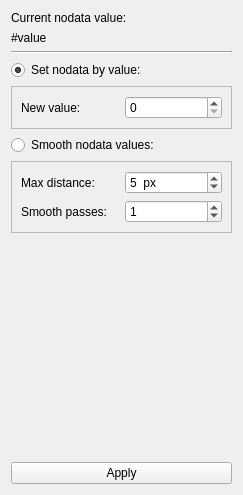
<?xml version="1.0" encoding="UTF-8"?>
<ui version="4.0">
 <class>NoDataWidget</class>
 <widget class="QWidget" name="NoDataWidget">
  <property name="geometry">
   <rect>
    <x>0</x>
    <y>0</y>
    <width>243</width>
    <height>495</height>
   </rect>
  </property>
  <property name="windowTitle">
   <string>Form</string>
  </property>
  <layout class="QVBoxLayout" name="verticalLayout">
   <item>
    <widget class="QLabel" name="label_6">
     <property name="text">
      <string>Current nodata value: </string>
     </property>
    </widget>
   </item>
   <item>
    <widget class="QLabel" name="currentNodataLabel">
     <property name="text">
      <string>#value</string>
     </property>
    </widget>
   </item>
   <item>
    <widget class="Line" name="line">
     <property name="orientation">
      <enum>Qt::Horizontal</enum>
     </property>
    </widget>
   </item>
   <item>
    <widget class="QRadioButton" name="byvalueRadioButton">
     <property name="text">
      <string>Set nodata by value:</string>
     </property>
     <property name="checked">
      <bool>true</bool>
     </property>
    </widget>
   </item>
   <item>
    <widget class="QFrame" name="frame">
     <property name="frameShape">
      <enum>QFrame::StyledPanel</enum>
     </property>
     <property name="frameShadow">
      <enum>QFrame::Raised</enum>
     </property>
     <layout class="QGridLayout" name="gridLayout_2">
      <item row="0" column="0">
       <widget class="QLabel" name="label_2">
        <property name="text">
         <string>New value:</string>
        </property>
       </widget>
      </item>
      <item row="0" column="1">
       <widget class="QSpinBox" name="newNodataSpinBox"/>
      </item>
     </layout>
    </widget>
   </item>
   <item>
    <widget class="QRadioButton" name="smoothRadioButton">
     <property name="text">
      <string>Smooth nodata values:</string>
     </property>
    </widget>
   </item>
   <item>
    <widget class="QFrame" name="frame_3">
     <property name="frameShape">
      <enum>QFrame::StyledPanel</enum>
     </property>
     <property name="frameShadow">
      <enum>QFrame::Raised</enum>
     </property>
     <layout class="QGridLayout" name="gridLayout">
      <item row="0" column="0">
       <widget class="QLabel" name="label_4">
        <property name="text">
         <string>Max distance:</string>
        </property>
       </widget>
      </item>
      <item row="0" column="1">
       <widget class="QSpinBox" name="maxDistanceSpinBox">
        <property name="suffix">
         <string>  px</string>
        </property>
        <property name="minimum">
         <number>1</number>
        </property>
        <property name="maximum">
         <number>200</number>
        </property>
        <property name="value">
         <number>5</number>
        </property>
       </widget>
      </item>
      <item row="1" column="0">
       <widget class="QLabel" name="label_5">
        <property name="text">
         <string>Smooth passes:</string>
        </property>
       </widget>
      </item>
      <item row="1" column="1">
       <widget class="QSpinBox" name="winLenghtSpinBox">
        <property name="suffix">
         <string/>
        </property>
        <property name="maximum">
         <number>10</number>
        </property>
        <property name="value">
         <number>1</number>
        </property>
       </widget>
      </item>
     </layout>
    </widget>
   </item>
   <item>
    <spacer name="verticalSpacer">
     <property name="orientation">
      <enum>Qt::Vertical</enum>
     </property>
     <property name="sizeHint" stdset="0">
      <size>
       <width>20</width>
       <height>212</height>
      </size>
     </property>
    </spacer>
   </item>
   <item>
    <widget class="QPushButton" name="applyButton">
     <property name="text">
      <string>Apply</string>
     </property>
     <property name="iconSize">
      <size>
       <width>24</width>
       <height>24</height>
      </size>
     </property>
    </widget>
   </item>
  </layout>
 </widget>
 <resources/>
 <connections/>
</ui>
